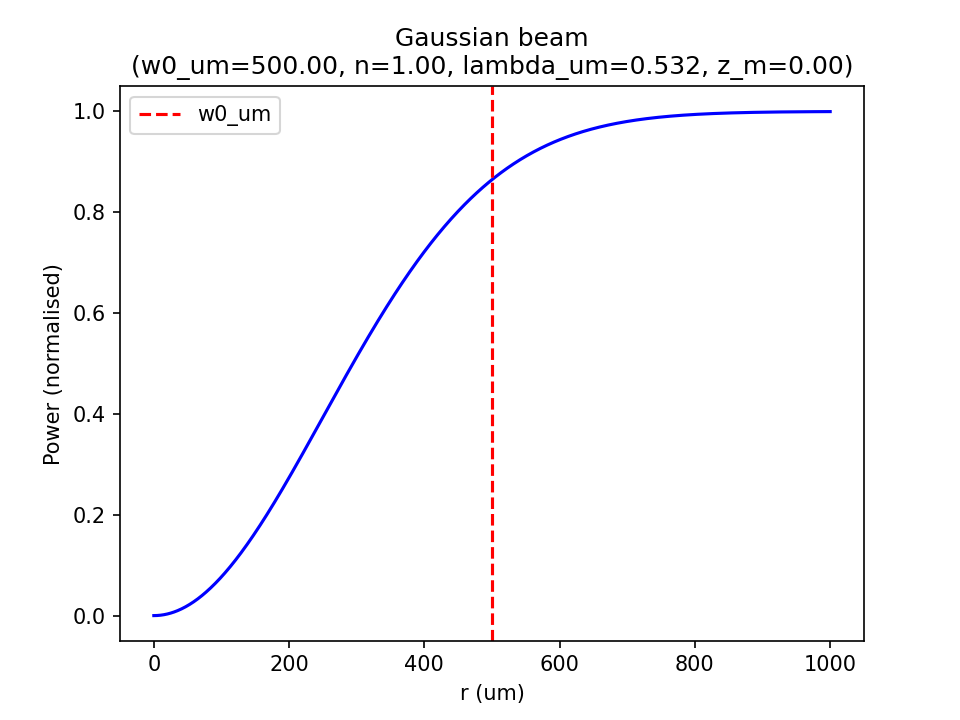

Write the Python code that produced this figure.
import numpy as np
from rayleigh_range import rayleigh_range

def power(r_um, z_m, zr_m, w0_um):
    r_m = 1e-6 * r_um
    w0_m = 1e-6 * w0_um
    wz_m = w0_m * (1 + (z_m / zr_m)**2)**0.5
    Prz = 1 -  np.exp(-2 * (r_m / wz_m)**2)
    if isinstance(r_m, int) or isinstance(r_m, float):
        print('Power:')
        print('(w0_um=%0.2f, zr_m=%0.2f, z_m=%0.2f, r_m=%0.2f)'%(
            w0_um, zr_m, z_m, r_m))
        print('Prz=%0.2f'%Prz)
    return Prz

if __name__ == "__main__":
    # Input:
    w0_um, n, lambda_um = 500, 1.0, 0.532
    # Get value:
    zr_m = rayleigh_range(w0_um, n, lambda_um)
    z_m = 0
    Prz = power(w0_um, z_m, zr_m, w0_um)

    # Plot:
    r_m = np.linspace(0, 2 * w0_um, 1000)
    Prz = power(r_m, z_m, zr_m, w0_um)

    import matplotlib.pyplot as plt
    fig, ax = plt.subplots()
    ax.set_title('Gaussian beam\n' +
                 '(w0_um=%0.2f, n=%0.2f, lambda_um=%0.3f, z_m=%0.2f)'%(
                     (w0_um, n, lambda_um, z_m)))
    ax.set_ylabel('Power (normalised)')
    ax.set_xlabel('r (um)')
    ax.plot(r_m, Prz, linestyle='-', color='b')
    ax.axvline(x=w0_um, label='w0_um', linestyle='--', color='r')
    plt.legend(loc="upper left")
    fig.savefig('power_through_aperture.png', dpi=150)
    plt.show()
